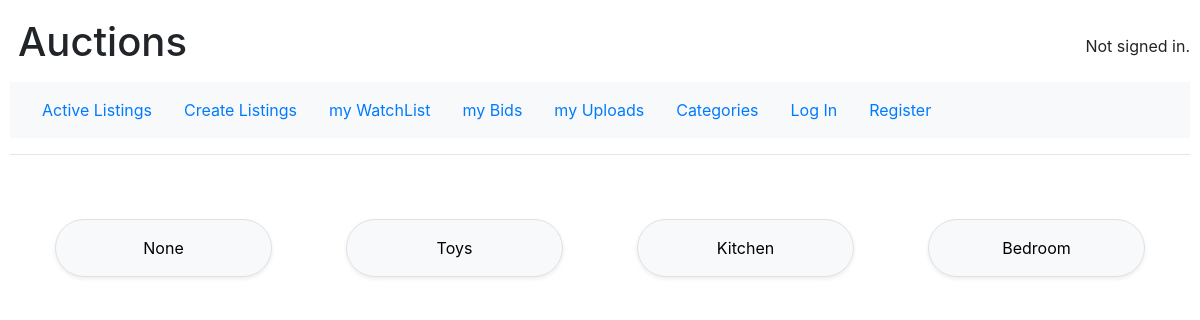
The app's page /cateogries, older data.
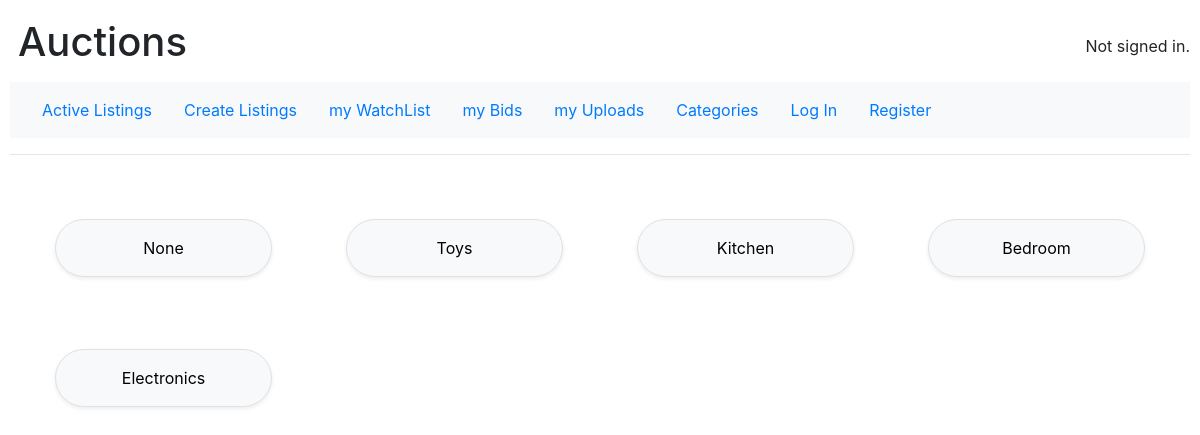
The same page, newer data.
### auctions/models.py (models this page shows, shortened)
class Category(models.Model):
    list_category = models.CharField(max_length=64)

### auctions/views.py (the view, shortened to what this page needs)
# urls.py: path("cateogries", views.category, name="category")
def category(request):
    categories = Category.objects.all()
    return render(request, "auctions/category.html", {
        "categories": categories
    })

### auctions/templates/auctions/category.html (shortened to what this page needs)
{% extends "auctions/layout.html" %}
{% block body %}
    <div class="row m-2">
        {% for category in categories %}
            <div class="col-6 col-md-4 col-lg-3 mb-4 text-center">
                <div>
                    <form action="{% url 'category' %}" method="POST">
                        <input type="submit" value="{{category.list_category}}" class="col-10 border rounded-pill shadow-sm mt-5 py-3 bg-light" >
                    </form>
                </div>
            </div>
        {% endfor %}
    </div>
{% endblock %}

### auctions/templates/auctions/layout.html (shortened to what this page needs)
{% load static %}
<!DOCTYPE html>
<html lang="en">
    <head>
        <link rel="stylesheet" href="https://stackpath.bootstrapcdn.com/bootstrap/4.4.1/css/bootstrap.min.css">
        <link href="{% static 'auctions/styles.css' %}" rel="stylesheet">
    </head>
    <body>
        <div class="banner">
            <div class="d-flex justify-content-between">
                <div class="p-2">
                    <h1>Auctions</h1>
                </div>
                <div class="mt-4">
                    {% if user.is_authenticated %}
                        Signed in as <strong>{{ user.username }}</strong>.
                    {% else %}
                        Not signed in.
                    {% endif %}
                </div>
            </div>
        </div>
        <nav class="navbar navbar-expand-lg navbar-light bg-light">
            <ul class="nav">
                <li class="nav-item">
                    <a class="nav-link" href="{% url 'index' %}">Active Listings</a>
                </li>
                <li class="nav-item">
                    <a class="nav-link" href="{% url 'create' %}">Create Listings</a>
                </li>
                <li class="nav-item">
                    <a class="nav-link" href="{% url 'watchlist' %}">my WatchList</a>
                </li>
                <li class="nav-item">
                    <a class="nav-link" href="{% url 'bidlist' %}">my Bids</a>
                </li>
                <li class="nav-item">
                    <a class="nav-link" href="{% url 'myListing' %}">my Uploads</a>
                </li>
                <li class="nav-item">
                    <a class="nav-link" href="{% url 'category' %}">Categories</a>
                </li>
                {% if user.is_authenticated %}
                    <li class="nav-item">
                        <a class="nav-link" href="{% url 'logout' %}">Log Out</a>
                    </li>
                {% else %}
                    <li class="nav-item">
                        <a class="nav-link" href="{% url 'login' %}">Log In</a>
                    </li>
                    <li class="nav-item">
                        <a class="nav-link" href="{% url 'register' %}">Register</a>
                    </li>
                {% endif %}
            </ul>
        </nav>
        <hr>
        {% block body %}
        {% endblock %}
    </body>
</html>

### auctions/static/auctions/styles.css (style rules this page uses)
body { padding: 10px; }

Row changes from the older to the newer data that the page shows:
added Category: list_category "Electronics"
